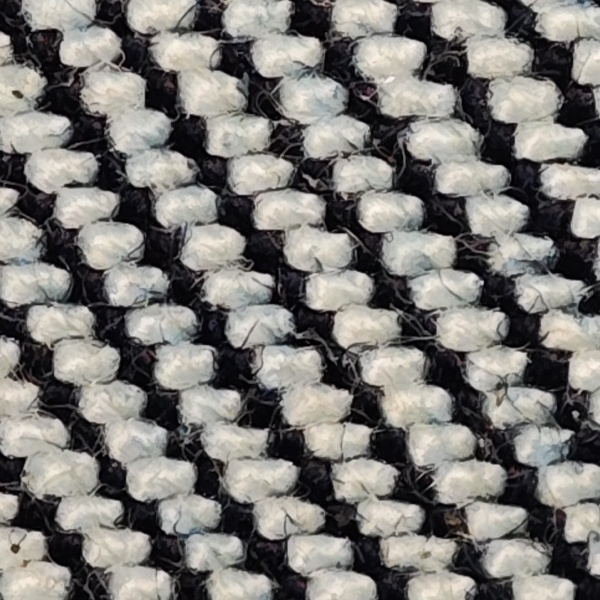
#> input picture experiments/shibie-8k-rt-physical-optics/photo_05_real_R_native600.jpg, 600 x 600 px
$ python color_plain.py --image ../../../experiments/shibie-8k-rt-physical-optics/photo_05_real_R_native600.jpg --out out.png
#> lines starting #> are read from the running program, lines starting #| are printed output that depends on the picture; after the words box and inside, x2 and y2 are one past the last pixel; in counts of white or black regions, pixels touching at a corner belong together
#!/usr/bin/env python3
# -*- coding: utf-8 -*-
"""Unsupervised two-chroma-family plain-weave candidate detector.

Measures image-supported color-family rows and their half-period displacement.
No fabric class/known labels or fixed 39-pixel periods are inputs. This does
not claim a physically verified over/under matrix.
"""
from __future__ import annotations
import json
from pathlib import Path
import numpy as np
import cv2
from PIL import Image, ImageDraw, ImageFont
from scipy.signal import find_peaks
from scipy.ndimage import gaussian_filter1d

try:
    FONT='/usr/share/fonts/truetype/dejavu/DejaVuSans.ttf'
    BOLD='/usr/share/fonts/truetype/dejavu/DejaVuSans-Bold.ttf'
    CJK='/usr/share/fonts/opentype/noto/NotoSansCJK-Regular.ttc'
except Exception:
    FONT=BOLD=CJK=None

def font(n=16,bold=False):
    try:return ImageFont.truetype(BOLD if bold else FONT,n)
    except Exception:return ImageFont.load_default()

def estimate_x_repeat(gray, min_pitch=15, max_pitch=120):
    """Shortest strong local cross-correlation peak, not max doubled period."""
    a=gray[60:-60,40:-40].astype(float)
    a=a-a.mean(axis=1,keepdims=True)
    lim=min(max_pitch,a.shape[1]//3)
    lags=np.arange(min_pitch,lim+1)
    scores=np.array([float((a[:,:-lag]*a[:,lag:]).mean()) for lag in lags])
    ids,_=find_peaks(scores,prominence=max(.01,.12*float(np.max(scores))))
    if len(ids)==0:return None,[]
    peaks=sorted([(int(lags[i]),float(scores[i])) for i in ids], key=lambda a:a[0])
    strong=[a for a in peaks if a[1]>.52*max(v for _,v in peaks) and a[1]>0]
    return (strong[0][0] if strong else peaks[max(range(len(peaks)),key=lambda i:peaks[i][1])][0]),peaks

def circular_phase(xs,pitch):
    z=np.exp(2j*np.pi*np.asarray(xs)/pitch).mean()
    return float(np.angle(z)*pitch/(2*np.pi)%pitch),float(abs(z))

def circular_gap(a,b,pitch):
    return float(abs((a-b+pitch/2)%pitch-pitch/2))

def analyze(image_path, out=None, prefix=None):
    image_path=Path(image_path)
    rgb=np.asarray(Image.open(image_path).convert('RGB'))
#> rgb is the input picture: shape (600, 600, 3); mean R, G, B 125.2, 123.1, 119.6
    h,w=rgb.shape[:2]
#> h = 600; w = 600
    if h<400 or w<400:
        raise ValueError('minimum 400x400 ROI required')
    # normalize input ROI to 640x640 for sampling, but resampling metadata retained
    if (h,w)!=(640,640):
        rgb=cv2.resize(rgb,(640,640),interpolation=cv2.INTER_AREA)
#> rgb: shape (640, 640, 3)
    lab=cv2.cvtColor(rgb,cv2.COLOR_RGB2LAB).astype(np.float32)
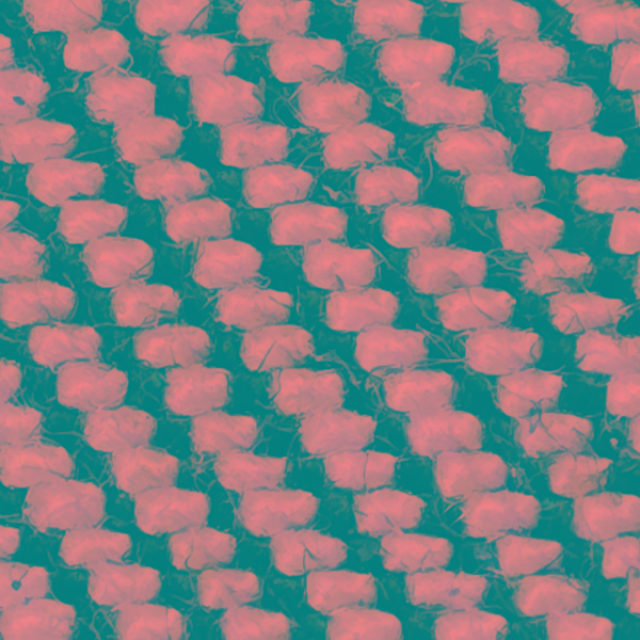
#> lab: shape (640, 640, 3) float32; mean R, G, B 127.1, 128.2, 130.1
    L=lab[:,:,0]
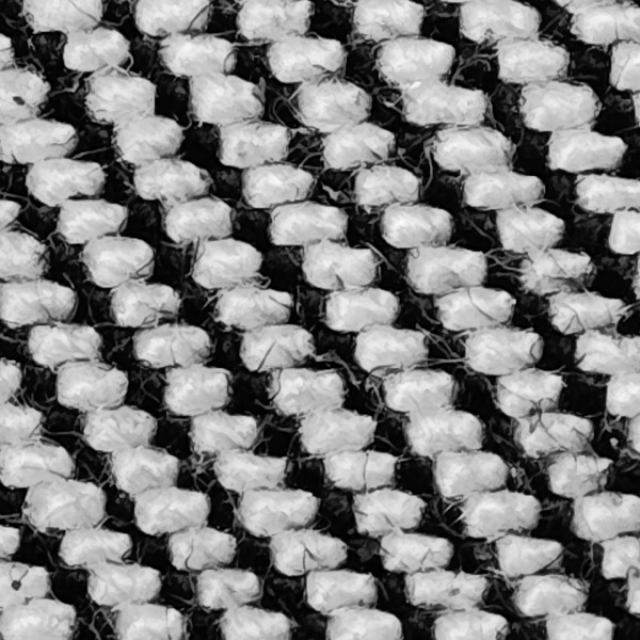
#> L: shape (640, 640) float32; min 0, max 251, mean 127.1
    bright=L>max(47.,float(np.percentile(L,35)))
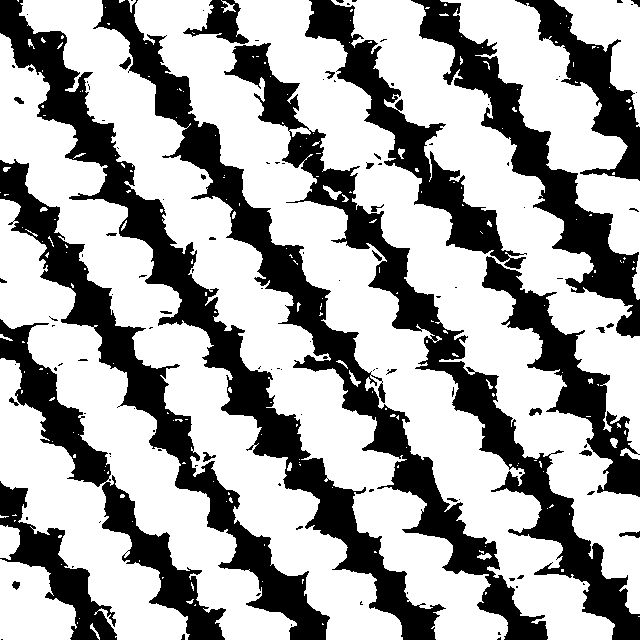
#> bright: shape (640, 640) bool; 65% white; 122 black regions (90 under 20 px), largest, box (x1, y1, x2, y2) and area: (0, 0, 446, 640) 25210, (93, 0, 548, 640) 23031, (224, 43, 640, 640) 21463
    chrom=lab[bright][:,1:].astype(np.float32)[::5]
#> chrom = 53227 pairs, first value 122 to 140, second value 119 to 143
    if len(chrom)<100:
        return {'status':'insufficient_bright_pixels','organization_candidate':None}
    cv2.setRNGSeed(11)
    _,labels,centroids=cv2.kmeans(chrom,2,None,(cv2.TERM_CRITERIA_MAX_ITER+cv2.TERM_CRITERIA_EPS,55,.1),5,cv2.KMEANS_PP_CENTERS)
#> centroids = [[127.6, 133.8], [127.7, 129.3]]
    order=np.argsort(centroids[:,0]);centroids=centroids[order]
#> after `order = np.argsort(centroids[:, 0])`: order = [0, 1]
    sep=float(np.linalg.norm(centroids[1]-centroids[0]))
#> sep = 4.51
    report={'detector':'unsupervised_chroma_plain','status':'unresolved','organization_candidate':None,
        'image':str(image_path),'resized_for_analysis':list(rgb.shape[:2]),
        'lab_ab_centroids':np.around(centroids,2).tolist(),'chroma_separation':round(sep,2),
        'physical_crossings_verified':False,'truth_used':False}
    if sep<12.:
        report['reason']='no_independent_second_chromatic_yarn_family'
        if out:
            p=Path(out);p.mkdir(parents=True,exist_ok=True)
            (p/'color_plain_report.json').write_text(json.dumps(report,ensure_ascii=False,indent=2),encoding='utf-8')
        return report
    direction=(centroids[1]-centroids[0])/sep
    mid=(centroids[1]+centroids[0])/2
    proj=np.sum((lab[:,:,1:]-mid)*direction[None,None,:],axis=2)
    scale=np.clip((L-35)/70,0,2.3)
    channels=[np.maximum(0,-proj)*scale,np.maximum(0,proj)*scale]
    pitch,all_lags=estimate_x_repeat(cv2.cvtColor(rgb,cv2.COLOR_RGB2GRAY))
    report['x_repeat_candidates_px']=all_lags
    if pitch is None:
        report['reason']='x_repeat_not_found'
        return report
    report['horizontal_repeat_px']=pitch
    family_rows=[];markers=[]
    for family,score in enumerate(channels):
        vertical=gaussian_filter1d(score[:,60:580].mean(axis=1),2)
        base=float(np.median(vertical)); peak=float(vertical.max())
        ypeaks,_=find_peaks(vertical,distance=19,prominence=max(.4,.15*(peak-base)))
        ypeaks=[int(y) for y in ypeaks if vertical[y]>max(.37*peak,base+.27*(peak-base)) and 22<y<620]
        for y in ypeaks:
            xresp=gaussian_filter1d(score[y-6:y+7,35:605].mean(axis=0),2)
            prom=max(.35,.16*float(np.percentile(xresp,90)-np.percentile(xresp,10)))
            xpk,_=find_peaks(xresp,distance=max(12,int(.66*pitch)),prominence=prom)
            xs=xpk+35
            xs=xs[(xs>45)&(xs<595)]
            if len(xs)<7:continue
            phase,coh=circular_phase(xs,pitch)
            if coh<.50:continue
            family_rows.append({'family':family,'y':y,'peak_strength':round(float(vertical[y]),2),
                'points':int(len(xs)),'phase_px':round(phase,2),'phase_coherence':round(coh,3)})
            markers.extend([{'family':family,'x':int(x),'y':y} for x in xs])
    report['observed_color_rows']=family_rows
    report['color_instance_peaks']=len(markers)
    groups=[[r for r in family_rows if r['family']==i] for i in (0,1)]
    report['rows_per_family']=[len(g) for g in groups]
    if min(len(g) for g in groups)<4:
        report['reason']='insufficient_confirmed_rows_in_two_color_families'
        if out:write(out, report, rgb,markers,prefix)
        return report
    row_periods=[float(np.median(np.diff([r['y'] for r in g]))) for g in groups]
    report['same_family_row_periods_px']=[round(v,2) for v in row_periods]
    family_phase=[];phase_cons=[]
    for group in groups:
        z=np.exp(2j*np.pi*np.array([r['phase_px'] for r in group])/pitch).mean()
        family_phase.append(float(np.angle(z)*pitch/(2*np.pi)%pitch));phase_cons.append(float(abs(z)))
    gap=circular_gap(family_phase[0],family_phase[1],pitch)
    phase_error=abs(gap/pitch-.5)
    r_sorted=sorted(family_rows,key=lambda d:d['y'])
    alt=float(np.mean([r_sorted[i]['family']!=r_sorted[i-1]['family'] for i in range(1,len(r_sorted))]))
    ydiff=np.diff([r['y'] for r in r_sorted]);period_ratio=abs(row_periods[0]-row_periods[1])/max(row_periods)
    midgap=float(np.median(ydiff)); expected=float(np.mean(row_periods)/2)
    ygap_error=abs(midgap/expected-1)
    report.update(color_families_phase_px=[round(x,2) for x in family_phase],
        phase_coherence=[round(x,3) for x in phase_cons],x_phase_gap_px=round(gap,2),
        half_pitch_deviation_fraction=round(phase_error,3),
        family_row_alternation_fraction=round(alt,3),
        same_family_period_relative_difference=round(period_ratio,3),
        adjacent_row_gap_px=round(midgap,2),row_gap_deviation=round(ygap_error,3))
    evidence_ok=(sep>=12 and gap/pitch>.31 and gap/pitch<.69 and alt>=.75
        and period_ratio<.18 and ygap_error<.28 and min(phase_cons)>.70)
    if evidence_ok:
        report['status']='plain_candidate_from_color_topology';report['organization_candidate']='plain_1_1'
    else:report['reason']='alternating_row_or_half_pitch_checks_not_passed'
    if out:write(out,report,rgb,markers,prefix)
    return report

def write(out,report,rgb,markers,prefix=None):
    out=Path(out);out.mkdir(parents=True,exist_ok=True)
    (out/'color_plain_report.json').write_text(json.dumps(report,ensure_ascii=False,indent=2),encoding='utf-8')
    image=Image.fromarray(rgb);up=image.resize((960,960),Image.Resampling.NEAREST)
    overlay=up.copy();d=ImageDraw.Draw(overlay)
    for p in markers:
        x,y=p['x']*1.5,p['y']*1.5
        col='#35b7ef' if p['family']==0 else '#ffcf45'
        d.ellipse((x-5,y-5,x+5,y+5),outline='black',width=3)
        d.ellipse((x-5,y-5,x+5,y+5),outline=col,width=2)
    can=Image.new('RGB',(1970,1040),'#f5f6f9');can.paste(up,(10,60));can.paste(overlay,(990,60))
    dr=ImageDraw.Draw(can)
    dr.text((10,12),'ORIGINAL FABRIC | 640x640',font=font(23,True),fill='#111827')
    dr.text((990,12),'DETECTED COLOR FAMILY CENTERS (IMAGE EVIDENCE)',font=font(21,True),fill='#111827')
    dr.rectangle((10,1020,1940,1037),fill='#f5f6f9')
    can.save(out/'color_family_overlay.png',optimize=True)

if __name__=='__main__':
    import argparse
    p=argparse.ArgumentParser();p.add_argument('--image',type=Path,required=True);p.add_argument('--out',type=Path,required=True)
    a=p.parse_args()
    r=analyze(a.image,a.out)
#> r = 10 items
    print(json.dumps({k:r.get(k) for k in ('status','organization_candidate','chroma_separation','horizontal_repeat_px','rows_per_family','x_phase_gap_px','family_row_alternation_fraction','half_pitch_deviation_fraction','reason')},ensure_ascii=False,indent=2))
#| {
#|   "status": "unresolved",
#|   "organization_candidate": null,
#|   "chroma_separation": 4.51,
#|   "horizontal_repeat_px": null,
#|   "rows_per_family": null,
#|   "x_phase_gap_px": null,
#|   "family_row_alternation_fraction": null,
#|   "half_pitch_deviation_fraction": null,
#|   "reason": "no_independent_second_chromatic_yarn_family"
#| }
